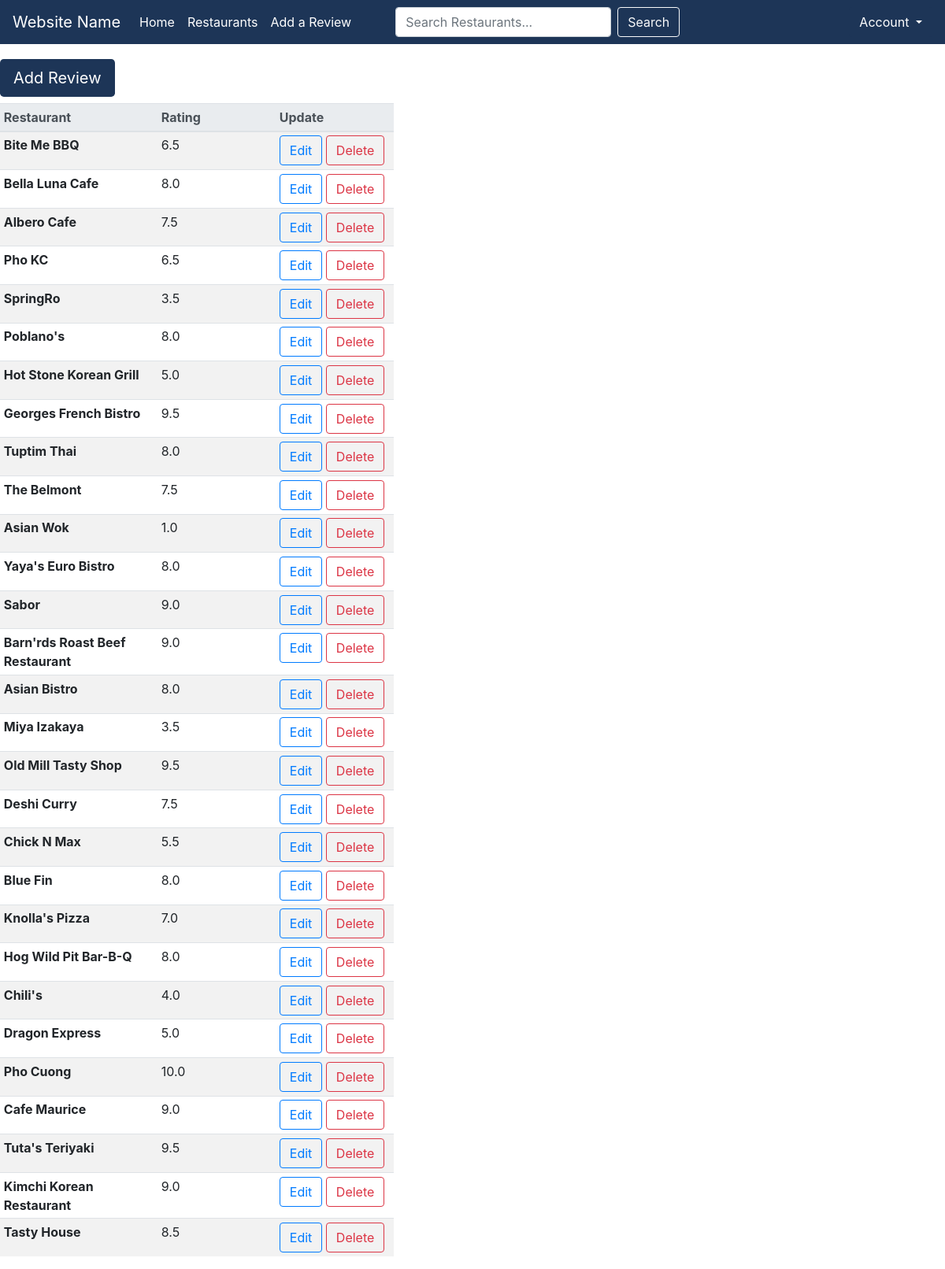
Page /profile/2/ on the earlier database version.
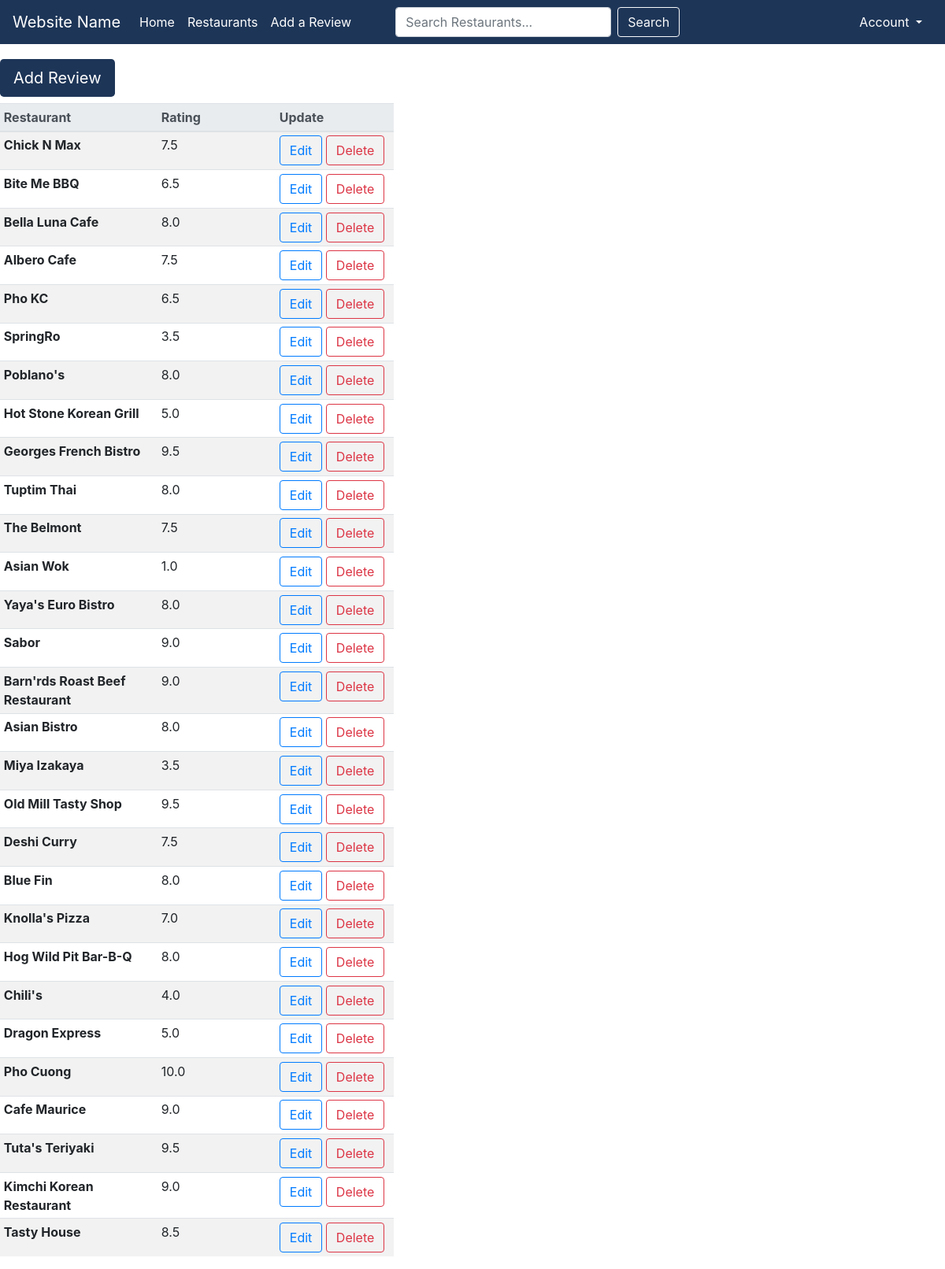
Same page on the later database version.
### restaurants/models.py (models this page shows, shortened)
class Rating(models.Model):
    user = models.ForeignKey(
        User, on_delete=models.CASCADE, null=False)
    restaurant = models.ForeignKey(
        Restaurant, on_delete=models.CASCADE, null=False)
    rating = models.DecimalField(decimal_places=1, max_digits=3)
    review = models.TextField(null=True, blank=True)
    updated = models.DateTimeField(auto_now=True)
    created = models.DateTimeField(auto_now_add=True)
    class Meta:
        ordering = ['-updated', '-created']

class Restaurant(models.Model):
    name = models.CharField(max_length=100, null=False)
    tags = models.CharField(max_length=50, null=True)
    local_highlight = models.CharField(max_length=500, null=True)
    class Meta:
        db_table = "restaurant"
    def __str__(self):
        return self.name

### restaurants/views.py (the view)
# urls.py: path("profile/<str:pk>/", views.userProfile, name="user-profile"),
def userProfile(request, pk):
    user = User.objects.get(id=pk)
    ratings = Rating.objects.filter(user=pk)
    context = {'user': user, 'ratings': ratings}
    return render(request, "restaurants/profile.html", context)

### restaurants/templates/restaurants/profile.html (shortened to what this page needs)
{% extends 'restaurants/base.html' %}
{% block content %}
<table class="table table-striped table-sm" style="width:500px;">
    <thead class="thead-light">
      <tr>
        <th scope="col" style="width:200px;">Restaurant</th>
        <th scope="col" style="width:150px;">Rating</th>
        <th scope="col" style="width:150px;">Update</th>
      </tr>
    </thead>
    <tbody>
      {% for rating in ratings %}
      <tr>
        <th scope="row">{{rating.restaurant}}</th>
        <td>{{rating.rating}}</td>
        <td>
          <a
            class="btn btn-outline-primary"
            href="{% url 'update-rating' rating.id %}">Edit</a>
          <a
            class="btn btn-outline-danger"
            href="{% url 'delete-rating' rating.id %}">Delete</a>
        </td>
      </tr>
      {% endfor %}
    </tbody>
    <h1><a class="btn darkBlue btn-lg" href="{% url 'addrating' %}">Add Review</a></h1>
  </table>
{% endblock %}

### restaurants/templates/restaurants/base.html (shortened to what this page needs)
<!DOCTYPE html>
<html>
    <head>
        <link rel="stylesheet" href="https://stackpath.bootstrapcdn.com/bootstrap/4.3.1/css/bootstrap.min.css">
        <link href="https://cdn.jsdelivr.net/npm/select2@4.1.0-rc.0/dist/css/select2.min.css" rel="stylesheet" />
    </head>
    <body>
        <nav class="navbar sticky-top navbar-expand-lg navbar-dark mb-3" style="background-color: #1d3557">
            <a class="navbar-brand" href="/">Website Name</a>
            <div class="collapse navbar-collapse justify-content-between" id="navbarNavDropdown">
                <ul class="navbar-nav">
                    <li class="nav-item">
                        <a class="nav-link active" href="/">Home</a>
                    </li>
                    <li class="nav-item">
                        <a class="nav-link active" href="{% url 'restaurants' %}">Restaurants</a>
                    </li>
                    <li class="nav-item">
                        <a class="nav-link active" href="{% url 'addrating' %}">Add a Review</a>
                    </li>
                    <form class="form-inline mb-0 ml-5" action="{% url 'restaurants' %}" method="POST">
                        <input class="form-control mr-sm-2" method="POST" type="search" placeholder="Search Restaurants..." aria-label="Search" name="search">
                        <button id="searchButton" class="btn btn-outline-light my-2 my-sm-0" type="submit">Search</button>
                    </form>
                </ul>
            </div>
            <div class="dropdown">
                <button class="btn darkBlue dropdown-toggle" type="button" id="dropdownMenuButton" data-toggle="dropdown" aria-haspopup="true" aria-expanded="false">
                    Account
                </button>
              </div>
        </nav>
        <div id="content", name="content">
            {% block content %}
            {% endblock %}
        </div>
    </body>
</html>

### restaurants/templates/restaurants/base.html (style rules this page uses)
.darkBlue { background-color: #1d3557; color: white; }
.nav-link { border-radius:5px; }

Differences in the rows shown:
changed Rating "Chick N Max": rating "5.5" → "7.5"; moves up the list
